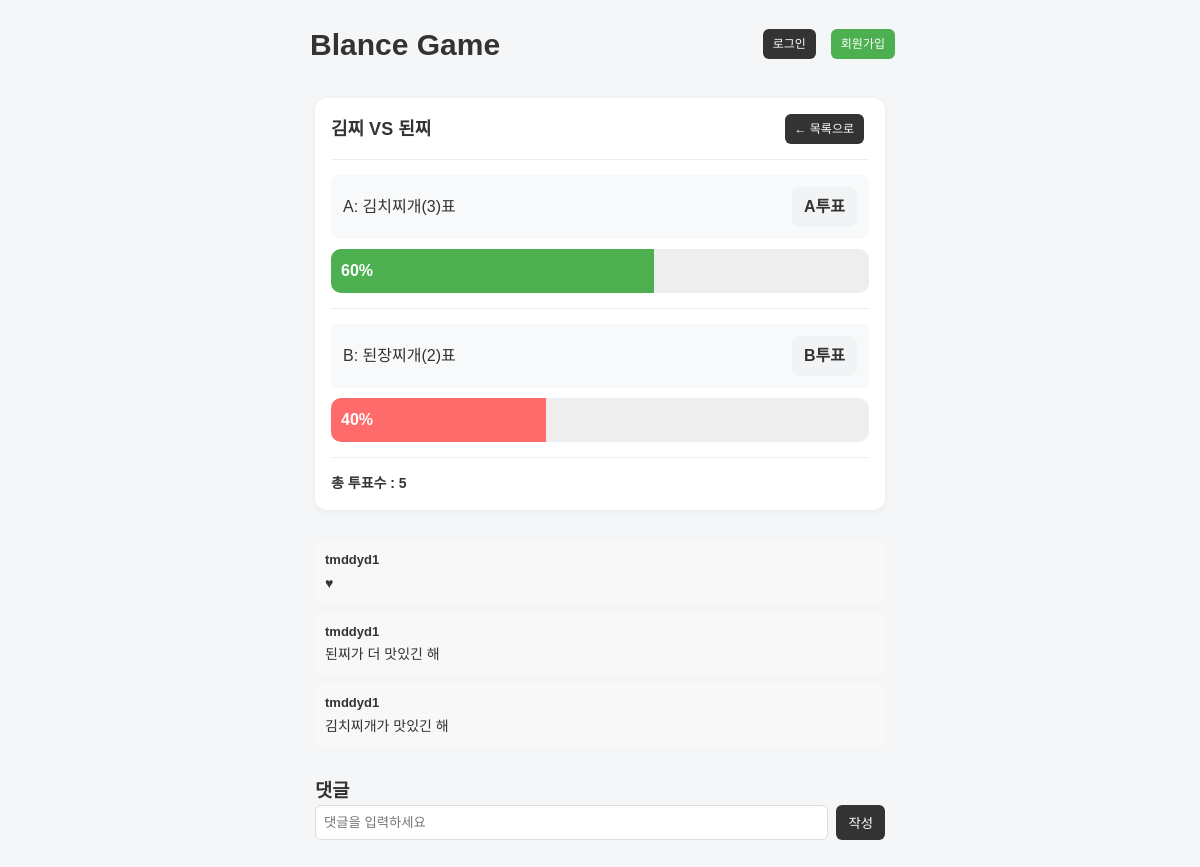
/post/1, run on the app's committed database.
### tables this page shows
CREATE TABLE posts (
        id INTEGER PRIMARY KEY AUTOINCREMENT,
        title TEXT,
        option_a TEXT,
        option_b TEXT,
        vote_a INTEGER DEFAULT 0,
        vote_b INTEGER DEFAULT 0,
        user_id INTEGER
    );

CREATE TABLE comments(
        id INTEGER PRIMARY KEY AUTOINCREMENT,
        content TEXT,
        post_id INTEGER,
        user_id INTEGER,
        created_at TIMESTAMP DEFAULT CURRENT_TIMESTAMP
    );

CREATE TABLE users (
        id INTEGER PRIMARY KEY AUTOINCREMENT,
        username TEXT UNIQUE,
        password TEXT
    );

### app.py (the view)
@app.route("/post/<int:post_id>")
def post_detail(post_id):
    db=get_db()
    post = db.execute("""
        SELECT * FROM posts WHERE id = ?
    """, (post_id,)).fetchone()
    if post is None:
        return "글 없음"
    total = post["vote_a"] + post["vote_b"]
    if total >0:
        percent_a = round(post["vote_a"]/ total *100)
        percent_b = 100 - percent_a
    else:
        percent_a = percent_b = 0
    comments = db.execute("""
        SELECT comments.*, users.username
        FROM comments
        JOIN users ON comments.user_id = users.id
        WHERE post_id = ?
        ORDER BY comments.id DESC

    """,(post_id,)).fetchall()
    return render_template(
        "detail.html",
        post=post,
        percent_a = percent_a,
        percent_b = percent_b,
        total=total,
        comments=comments
    )

### db.py (called while the page is built)
def get_db():
    conn = sqlite3.connect("balance.db")
    conn.row_factory = sqlite3.Row
    return conn

### templates/detail.html (shortened to what this page needs)
<!DOCTYPE html>
<html lang="en">
<head>
    <link rel="stylesheet" href="/static/reset.css">
    <link rel="stylesheet" href="/static/style.css">
</head>
<body>
    <header id="header">
    <h1 class="logo"><a href="/">Blance Game</a> </h1>
    <div class="util">
    {% if session.get('username')%}
        <span class="user">{{session['username']}}님</span>
        <a href="/logout" class="btn logout">로그아웃</a>
    {% else %}
        <a href="/login" class="btn">로그인</a>
        <a href="/register" class="btn primary">회원가입</a>
    {% endif %}
    </div>
    </header>
    <div class="container">
        <div class="card">
    <div class="card-header">
    <div class="title">{{ post["title"] }}</div>
    <a href="/" class="btn">← 목록으로</a>
    </div>
    <hr>
    <div class="option-box">
    <p>A: {{post["option_a"]}}({{post["vote_a"]}})표 </p>
    <a href="/vote/{{post['id']}}/a" class="vote_btn">A투표</a>
    </div>
    <div class="result-bar">
        <div class="fill a" style="width: {{percent_a}}%">{{percent_a}}%</div>
    </div>
    <hr>
    <div class="option-box">
    <p>B: {{post["option_b"]}}({{post["vote_b"]}})표</p>
    <a href="/vote/{{post['id']}}/b" class="vote_btn">B투표</a>
    </div>
    <div class="result-bar">
        <div class="fill b" style="width: {{percent_b}}%">{{percent_b}}%</div>
    </div>
    <hr>
    <p class="total">총 투표수 : {{total}}</p>
    </div>
    </div>
    <div class="comment-list">
        {% if comments %}
            {% for c in comments %}
                <div class="comment">
                <div class="comment-user">{{ c["username"] }}</div>
                <div class="comment-text">{{ c["content"] }}</div>
                </div>
            {% endfor %}
        {% else %}
            <p class="no-comment">첫 댓글을 작성해보세요 👀</p>
        {% endif %}
    </div>
    <div class="comment-box">
        <h3>댓글</h3>
        <form method="POST" action="/comment/{{post['id']}}" class="comment-form">
            <input type="text" name="content" placeholder="댓글을 입력하세요" required>
            <button type="submit">작성</button>
        </form>
    </div>
</body>
</html>

### static/style.css (style rules this page uses)
body { background: #f4f6f8; }
#header { max-width: 600px; margin: 20px auto; display: flex; justify-content: space-between; align-items: center; }
#header .logo > a { font-weight: 700; font-size: 30px; color: #333; }
#header a { margin-left:10px; }
#header .util { display: flex; align-items: center; }
.container { max-width: 600px; margin: 30px auto; padding: 0 15px; }
.card { background: white; border-radius: 12px; padding: 16px; margin-bottom: 15px; box-shadow: 0 2px 8px rgba(0,0,0,0.05); transition:all 0.2s ease; cursor: pointer; }
.title { font-size: 18px; font-weight: 700; }
.btn { display: inline-block; padding: 6px 10px; border-radius: 6px; background: #333; color: #fff; font-size: 12px; margin-right: 5px; }
.btn.primary { background: #4caf50; color: #fff; }
.option-box { display: flex; justify-content: space-between; align-items: center; padding: 12px; background: #f8f9fa; border-radius: 8px; margin: 10px 0; }
.vote_btn { background: #f1f3f5; padding: 8px 12px; border-radius: 8px; text-decoration: none; font-weight: 600; transition: all 0.2s; }
hr { margin: 15px 0; border: 0; border-top: 1px solid #eee; }
.total { font-weight: 700; margin-top: 10px; font-size: 14px; }
.card-header { display: flex; justify-content: space-between; align-items: center; }
.result-bar { width: 100%; background: #eee; border-radius: 10px; overflow: hidden; margin-top: 10px; }
.fill { padding: 10px; color: white; font-weight: bold; transition: width 0.8s ease; }
.a { background: #4caf50; }
.b { background: #ff6b6b; }
.comment-form { display: flex; gap: 8px; margin-bottom: 15px; }
.comment-form input { flex: 1; padding: 8px; border: 1px solid #ddd; border-radius: 6px; }
.comment-form button { padding: 8px 12px; border: none; background: #333; color: white; border-radius: 6px; cursor: pointer; }
.comment-list { max-width: 600px; margin: 30px auto; padding: 0 15px; }
.comment-box { max-width: 600px; margin: 30px auto; padding: 0 15px; }
.comment { background: #f8f8f8; padding: 10px; margin-bottom: 8px; border-radius: 8px; }
.comment-user { font-weight: bold; font-size: 13px; margin-bottom: 3px; }
.comment-text { font-size: 14px; }

### data on the page
posts: title "김찌 VS 된찌", option_a "김치찌개", vote_a "3", option_b "된장찌개", vote_b "2"
comments: username "tmddyd1", content "♥"
comments: username "tmddyd1", content "된찌가 더 맛있긴 해"
comments: username "tmddyd1", content "김치찌개가 맛있긴 해"

### other printed values
{{ percent_a }} "60"
{{ percent_b }} "40"
{{ total }} "5"
